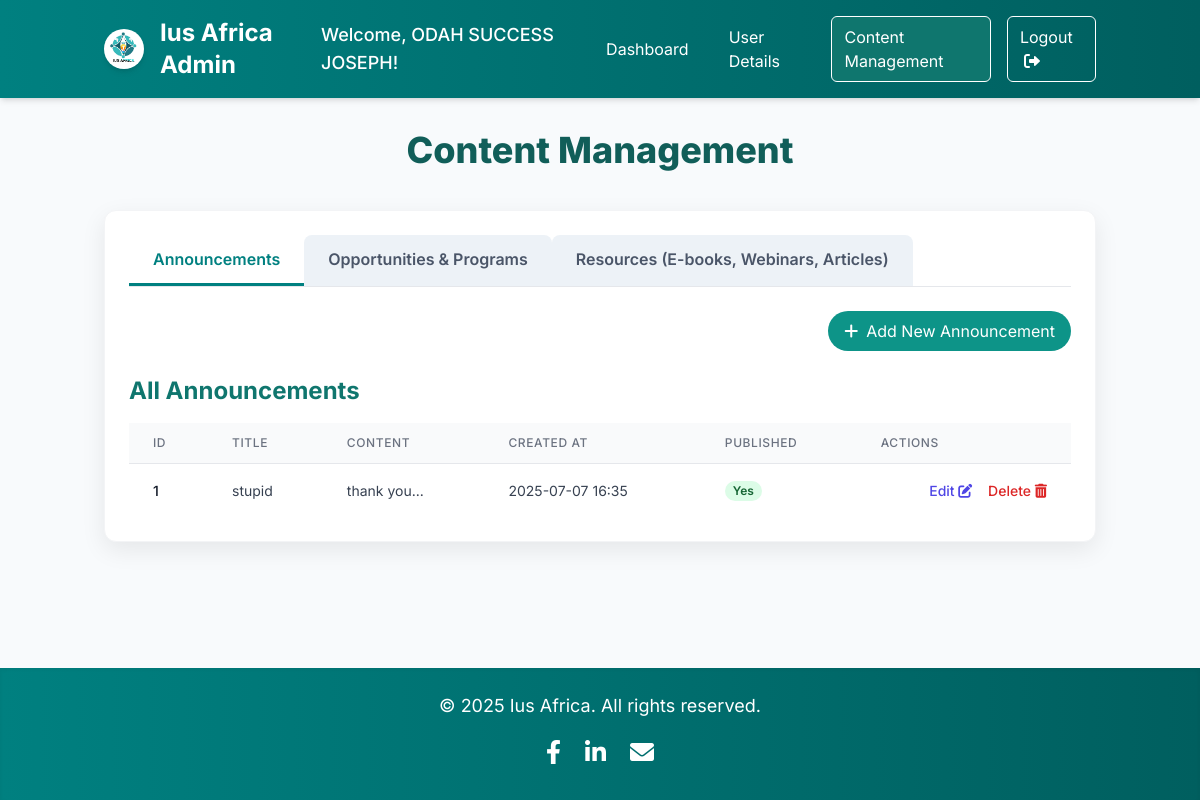
Page /admin/content_management (signed in) on the committed database.
### app.py (models this page shows, shortened)
class Announcement(db.Model):
    id = db.Column(db.Integer, primary_key=True)
    title = db.Column(db.String(255), nullable=False)
    content = db.Column(db.Text, nullable=False)
    created_at = db.Column(db.DateTime, default=datetime.utcnow)
    is_published = db.Column(db.Boolean, default=True) # Can be set to false for drafts

### app.py (the view)
@app.route('/admin/content_management', methods=['GET','POST'])
def admin_content_management():
    if 'admin_logged_in' not in session or not session['admin_logged_in']:
        flash('Please login to access this page.', 'error')
        return redirect(url_for('admin_login'))
    admin_name = session.get('admin_name', 'Admin')
    announcements = Announcement.query.order_by(Announcement.created_at.desc()).all()
    opportunities = Opportunity.query.order_by(Opportunity.created_at.desc()).all()
    resources = Resource.query.order_by(Resource.created_at.desc()).all()
    return render_template('admin_content_management.html',
                           admin_name=admin_name,
                           announcements=announcements,
                           opportunities=opportunities,
                           resources=resources)

### templates/admin_content_management.html (shortened to what this page needs)
<!DOCTYPE html>
<html lang="en">
<head>
    <script src="https://cdn.tailwindcss.com"></script>
    <link rel="stylesheet" href="https://cdnjs.cloudflare.com/ajax/libs/font-awesome/6.0.0-beta3/css/all.min.css">
</head>
<body class="antialiased flex flex-col min-h-screen">
    <header class="header-gradient-bg text-white py-4 shadow-md">
        <div class="container mx-auto px-4 flex justify-between items-center">
            <div class="flex items-center space-x-4">
                <a href="{{ url_for('admin_dashboard') }}" class="flex items-center space-x-4">
                    <img src="{{ url_for('static', filename='logo.jpg') }}" alt="Ius Africa Logo" class="w-10 h-10 rounded-full shadow-md">
                    <h1 class="text-2xl font-bold">Ius Africa Admin</h1>
                </a>
            </div>
            <nav class="flex items-center space-x-4">
                <span class="text-white text-lg font-medium">Welcome, {{ admin_name }}!</span>
                <a href="{{ url_for('admin_dashboard') }}" class="text-white hover:text-gray-200 transition-colors duration-300 px-3 py-2 rounded-md">Dashboard</a>
                <a href="{{ url_for('admin_user_details') }}" class="text-white hover:text-gray-200 transition-colors duration-300 px-3 py-2 rounded-md">User Details</a>
                <a href="{{ url_for('admin_content_management') }}" class="text-white bg-teal-700 px-3 py-2 rounded-md border border-white hover:bg-white hover:text-teal-600">Content Management</a>
                <a href="{{ url_for('admin_logout') }}" class="text-white hover:text-gray-200 transition-colors duration-300 px-3 py-2 rounded-md border border-white hover:bg-white hover:text-teal-600">
                    Logout <i class="fas fa-sign-out-alt ml-1"></i>
                </a>
            </nav>
        </div>
    </header>
    <main class="flex-grow container mx-auto px-4 py-8">
        <h2 class="text-4xl font-extrabold text-center mb-10 text-teal-800">Content Management</h2>
        <div class="bg-white rounded-xl table-card-shadow border border-gray-100 p-6">
            <div class="flex border-b border-gray-200 mb-6">
                <button class="tab-button active" data-tab="announcements">Announcements</button>
                <button class="tab-button" data-tab="opportunities">Opportunities & Programs</button>
                <button class="tab-button" data-tab="resources">Resources (E-books, Webinars, Articles)</button>
            </div>
            <div id="announcements" class="tab-content active">
                <div class="flex justify-end mb-6">
                    <button id="add-announcement-btn" class="bg-teal-600 text-white py-2 px-4 rounded-full hover:bg-teal-700 transition-colors duration-300 flex items-center justify-center text-sm md:text-base">
                        <i class="fas fa-plus mr-2"></i> Add New Announcement
                    </button>
                </div>
                <h3 class="text-2xl font-bold text-teal-700 mb-4">All Announcements</h3>
                <div class="overflow-x-auto">
                    {% if announcements %}
                    <table class="min-w-full divide-y divide-gray-200">
                        <thead class="bg-gray-50">
                            <tr>
                                <th scope="col" class="px-6 py-3 text-left text-xs font-medium text-gray-500 uppercase tracking-wider">ID</th>
                                <th scope="col" class="px-6 py-3 text-left text-xs font-medium text-gray-500 uppercase tracking-wider">Title</th>
                                <th scope="col" class="px-6 py-3 text-left text-xs font-medium text-gray-500 uppercase tracking-wider">Content</th>
                                <th scope="col" class="px-6 py-3 text-left text-xs font-medium text-gray-500 uppercase tracking-wider">Created At</th>
                                <th scope="col" class="px-6 py-3 text-left text-xs font-medium text-gray-500 uppercase tracking-wider">Published</th>
                                <th scope="col" class="px-6 py-3 text-left text-xs font-medium text-gray-500 uppercase tracking-wider">Actions</th>
                            </tr>
                        </thead>
                        <tbody class="bg-white divide-y divide-gray-200">
                            {% for announcement in announcements %}
                            <tr>
                                <td class="px-6 py-4 whitespace-nowrap text-sm font-medium text-gray-900">{{ announcement.id }}</td>
                                <td class="px-6 py-4 whitespace-nowrap text-sm text-gray-700">{{ announcement.title }}</td>
                                <td class="px-6 py-4 text-sm text-gray-700 max-w-xs overflow-hidden text-ellipsis">{{ announcement.content[:100] }}...</td>
                                <td class="px-6 py-4 whitespace-nowrap text-sm text-gray-700">{{ announcement.created_at.strftime('%Y-%m-%d %H:%M') }}</td>
                                <td class="px-6 py-4 whitespace-nowrap text-sm text-gray-700">
                                    {% if announcement.is_published %}
                                        <span class="px-2 inline-flex text-xs leading-5 font-semibold rounded-full bg-green-100 text-green-800">Yes</span>
                                    {% else %}
                                        <span class="px-2 inline-flex text-xs leading-5 font-semibold rounded-full bg-red-100 text-red-800">No</span>
                                    {% endif %}
                                </td>
                                <td class="px-6 py-4 whitespace-nowrap text-right text-sm font-medium">
                                    <button onclick="openEditAnnouncementModal({{ announcement.id }}, '{{ announcement.title | e }}', '{{ announcement.content | e }}', {{ 'true' if announcement.is_published else 'false' }})"
                                        class="text-indigo-600 hover:text-indigo-900 mr-3">
                                        Edit <i class="fas fa-edit"></i>
                                    </button>
                                    <form action="{{ url_for('admin_delete_announcement', announcement_id=announcement.id) }}" method="POST" class="inline-block" onsubmit="return confirm('Are you sure you want to delete this announcement?');">
                                        <button type="submit" class="text-red-600 hover:text-red-900">
                                            Delete <i class="fas fa-trash-alt"></i>
                                        </button>
                                    </form>
                                </td>
                            </tr>
                            {% endfor %}
                        </tbody>
                    </table>
                    {% else %}
                    <p class="text-center text-gray-600 py-4">No announcements posted yet.</p>
                    {% endif %}
                </div>
            </div>
        </div>
    </main>
    <footer class="header-gradient-bg text-white py-6 mt-auto shadow-inner">
        <div class="container mx-auto px-4 text-center">
            <p class="mb-4 text-lg">&copy; 2025 Ius Africa. All rights reserved.</p>
            <div class="flex justify-center space-x-6 mb-2">
                <a href="https://www.facebook.com/profile.php?id=61565971682688" target="_blank" rel="noopener noreferrer" class="text-white hover:text-gray-200 transition-colors duration-300">
                    <i class="fab fa-facebook-f text-2xl"></i>
                </a>
                <a href="https://www.linkedin.com/company/105226035/admin/dashboard/" target="_blank" rel="noopener noreferrer" class="text-white hover:text-gray-200 transition-colors duration-300">
                    <i class="fab fa-linkedin-in text-2xl"></i>
                </a>
                <a href="mailto:iusafrica2@gmail.com" class="text-white hover:text-gray-200 transition-colors duration-300">
                    <i class="fas fa-envelope text-2xl"></i>
                </a>
            </div>
        </div>
    </footer>
</body>
</html>

### templates/admin_content_management.html (style rules this page uses)
body { font-family: 'Inter', sans-serif; background-color: #f8fafc; color: #1a202c; }
.header-gradient-bg { background: linear-gradient(to right, #008080, #005f5f); }
.table-card-shadow { box-shadow: 0 8px 24px rgba(0, 0, 0, 0.08); }
.tab-button { padding: 0.75rem 1.5rem; border-radius: 0.5rem 0.5rem 0 0; font-weight: 600; color: #4a5568; background-color: #edf2f7; cursor: pointer; transition: all 0.2s ease-in-out; border-bottom: 3px solid transparent; }
.tab-button.active { color: #008080; background-color: #ffffff; border-bottom: 3px solid #008080; }
.tab-content { display: none; }
.tab-content.active { display: block; }

### rows in the picture
Announcement: id "1", title "stupid", content "thank you", created_at "2025-07-07 16:35", is_published "Yes"

### other values in the picture
{{ admin_name }} "ODAH SUCCESS JOSEPH"
